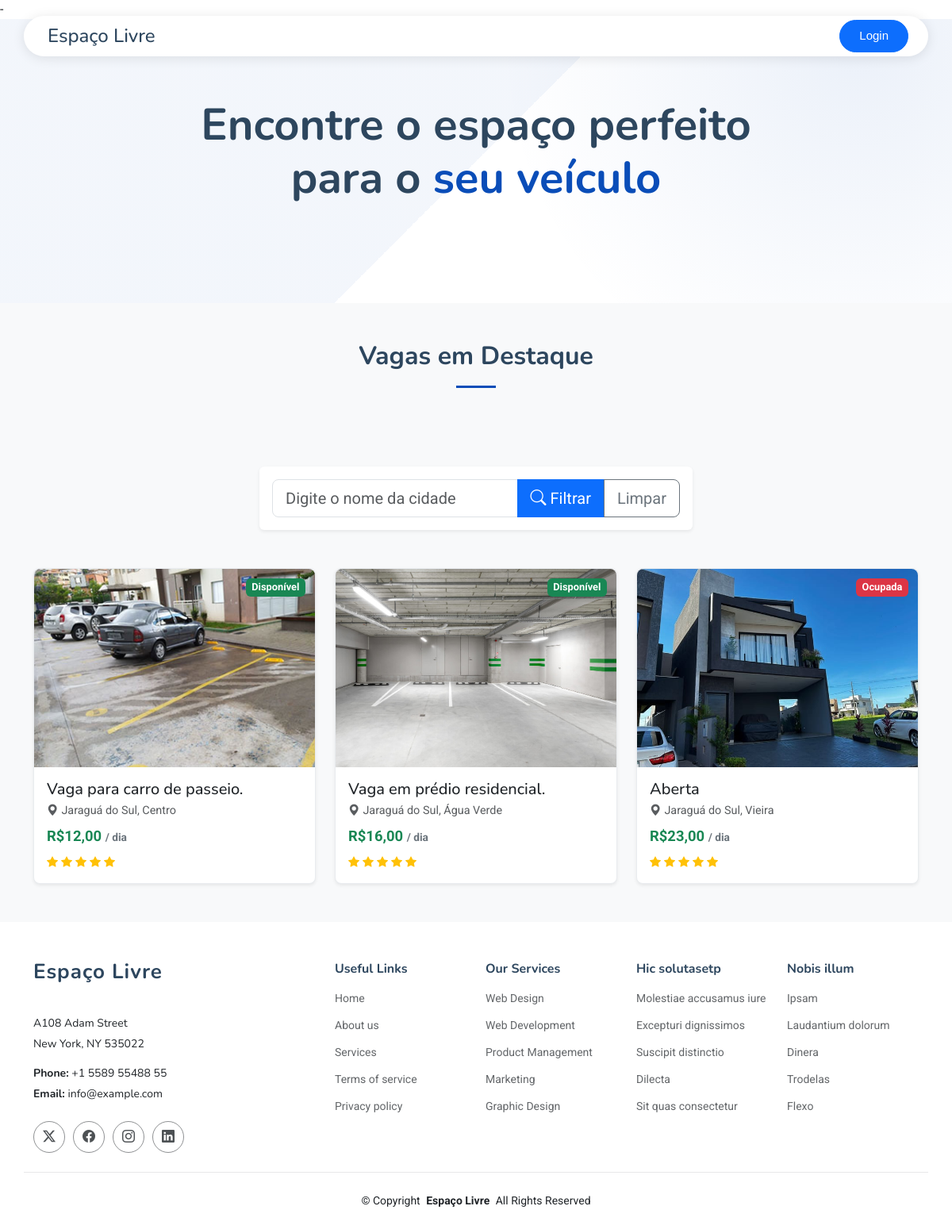
The page / on the database its author committed.
### tables this page shows
CREATE TABLE `vagas` (
  `id` int(20) NOT NULL,
  `descricao` text NOT NULL,
  `cep` varchar(20) NOT NULL,
  `cidade` varchar(255) NOT NULL,
  `bairro` varchar(255) NOT NULL,
  `endereco` varchar(255) NOT NULL,
  `numero` varchar(20) DEFAULT NULL,
  `complemento` varchar(255) DEFAULT NULL,
  `foto_vaga` varchar(255) NOT NULL,
  `preco` decimal(10,2) NOT NULL,
  `id_uf` int(20) NOT NULL,
  `id_usuario` int(20) NOT NULL,
  `dataCadastro` date DEFAULT curdate()
);

### index.php (the view, shortened to what this page needs)
<?php
include_once 'conexao.php';
$filtro_cidade_input = trim(filter_input(INPUT_GET, 'filter_cidade', FILTER_SANITIZE_SPECIAL_CHARS) ?? '');
$where_clause_sql = "";
$sql_pesquisa = "SELECT
                    v.*,
                    EXISTS(SELECT 1
                           FROM reservas r
                           WHERE r.id_vaga = v.id
                             AND r.status = 'r'
                             AND DATE_ADD(r.data_reserva, INTERVAL r.quant_dias - 1 DAY) >= CURDATE()
                          ) AS esta_ocupada_ou_reservada_futuro
                FROM `vagas` v " . $where_clause_sql . " ORDER BY v.dataCadastro DESC, v.id DESC";
$stmt_pesquisa = mysqli_prepare($conexao, $sql_pesquisa);
$result_vagas = null;
if ($stmt_pesquisa) {
  mysqli_stmt_execute($stmt_pesquisa);
  $result_vagas = mysqli_stmt_get_result($stmt_pesquisa);
} else {
  error_log("Erro ao preparar a consulta de vagas no index.php: " . mysqli_error($conexao));
}
?>
<!DOCTYPE html>
<html lang="pt-br">
<head>
  <?php
  require_once 'components/head.php';
  ?>
</head>
<body class="index-page">
  <?php require_once 'components/header.php'; ?>
  <main class="main">
    <section id="hero" class="hero section">
      <div class="container" data-aos="fade-up" data-aos-delay="100">
        <div class="row align-items-center justify-content-center text-center">
          <div class="col-lg-8">
            <div class="hero-content" data-aos="fade-up" data-aos-delay="200">
              <h1 class="mb-4 display-4">
                Encontre o espaço perfeito para o
                <span class="accent-text">seu veículo</span>
              </h1>
            </div>
          </div>
        </div>
      </div>
    </section>
    <section id="vagas-destaque" class="features section bg-light pt-5 pb-5">
      <div class="container section-title" data-aos="fade-up">
        <h2 class="display-5">Vagas em Destaque</h2>
      </div>
      <div class="container mt-4">
        <div class="row justify-content-center mb-5">
          <div class="col-lg-6" data-aos="fade-up" data-aos-delay="100">
            <form method="GET" action="<?= htmlspecialchars($_SERVER['PHP_SELF']) ?>" class="shadow-sm p-3 rounded bg-white">
              <div class="input-group">
                <input type="text" class="form-control form-control-lg"
                  id="filter_cidade" name="filter_cidade"
                  placeholder="Digite o nome da cidade"
                  value="<?= htmlspecialchars($filtro_cidade_input) ?>">
                <button class="btn btn-primary btn-lg" type="submit"><i class="bi bi-search"></i> Filtrar</button>
                <a href="index.php" class="btn btn-outline-secondary btn-lg">Limpar</a>
              </div>
            </form>
          </div>
        </div>
        <div class="row gx-4 gy-5 row-cols-1 row-cols-md-2 row-cols-lg-3 justify-content-center">
          <?php
          if ($result_vagas && mysqli_num_rows($result_vagas) > 0):
            while ($linha = mysqli_fetch_assoc($result_vagas)):
              $disponivel = !$linha['esta_ocupada_ou_reservada_futuro'];
              $status_texto = $disponivel ? 'Disponível' : 'Ocupada';
              $status_badge_class = $disponivel ? 'bg-success' : 'bg-danger';
          ?>
              <div class="col" data-aos="fade-up" data-aos-delay="150">
                <div class="card h-100 shadow-sm">
                  <div class="badge <?= $status_badge_class ?> text-white position-absolute status-badge"
                    style="top: 0.75rem; right: 0.75rem; z-index: 1;">
                    <?= $status_texto ?>
                  </div>
                  <?php
                  $caminhoImagem = !empty($linha['foto_vaga']) && file_exists($linha['foto_vaga']) ? $linha['foto_vaga'] : 'assets/img/sem-imagem.jpg';
                  ?>
                  <img class="card-img-top" src="<?= htmlspecialchars($caminhoImagem) ?>" alt="Imagem da Vaga: <?= htmlspecialchars($linha['descricao']) ?>"
                    style="height: 250px; object-fit: cover;">
                  <div class="card-body p-3 d-flex flex-column">
                    <div class="text-start mb-auto">
                      <h5 class="card-title mb-1">
                        <?= htmlspecialchars($linha['descricao']) ?>
                      </h5>
                      <p class="text-muted small mb-2">
                        <i class="bi bi-geo-alt-fill me-1"></i><?= htmlspecialchars($linha['cidade']) ?>, <?= htmlspecialchars($linha['bairro']) ?>
                      </p>
                      <p class="price-display mb-0">
                        R$<?= number_format($linha['preco'], 2, ',', '.') ?> <span style="font-size:0.75em; color:#6c757d;">/ dia</span>
                      </p>
                    </div>
                    <div class="d-flex justify-content-start small text-warning mt-2">
                      <?php for ($i = 0; $i < 5; $i++) echo '<i class="bi bi-star-fill me-1"></i>'; ?>
                    </div>
                  </div>
                </div>
              </div>
            <?php
            endwhile;
          endif;
          ?>
        </div>
      </div>
    </section>
  </main>
  <?php require_once 'components/footer.php'; ?>
</body>
</html>

### assets/css/main.css (style rules this page uses)
:root { --default-font: "Roboto", system-ui, -apple-system, "Segoe UI", Roboto, "Helvetica Neue", Arial, "Noto Sans", "Liberation Sans", sans-serif, "Apple Color Emoji", "Segoe UI Emoji", "Segoe UI Symbol", "Noto Color Emoji"; --heading-font: "Nunito", sans-serif; --nav-font: "Inter", sans-serif; }
:root { --background-color: #ffffff; --default-color: #212529; --heading-color: #2d465e; --accent-color: #0d83fd; --surface-color: #ffffff; --contrast-color: #ffffff; }
:root { --nav-color: #212529; --nav-hover-color: #0d83fd; --nav-mobile-background-color: #ffffff; --nav-dropdown-background-color: #ffffff; --nav-dropdown-color: #212529; --nav-dropdown-hover-color: #0d83fd; }
:root { scroll-behavior: smooth; }
body { color: var(--default-color); background-color: var(--background-color); font-family: var(--default-font); }
a { color: var(--accent-color); text-decoration: none; transition: 0.3s; }
h1, h2, h3, h4, h5, h6 { color: var(--heading-color); font-family: var(--heading-font); }
section, .section { color: var(--default-color); background-color: var(--background-color); padding: 60px 0; scroll-margin-top: 90px; overflow: clip; }
.section-title { text-align: center; padding-bottom: 60px; position: relative; }
.section-title h2 { font-size: 32px; font-weight: 700; margin-bottom: 20px; padding-bottom: 20px; position: relative; }
.section-title h2:after { content: ""; position: absolute; display: block; width: 50px; height: 3px; background: var(--accent-color); left: 0; right: 0; bottom: 0; margin: auto; }
.hero { position: relative; padding-top: 160px; background: linear-gradient(135deg, color-mix(in srgb, var(--accent-color), transparent 95%) 50%, color-mix(in srgb, var(--accent-color), transparent 98%) 25%, transparent 50%); }
.hero::before { content: ""; position: absolute; top: 0; left: 0; width: 100%; height: 100%; background: radial-gradient(circle at 90% 10%, color-mix(in srgb, var(--accent-color), transparent 92%), transparent 40%); pointer-events: none; }
.hero .hero-content { position: relative; z-index: 1; }
.hero .hero-content h1 { font-size: 3.5rem; font-weight: 700; line-height: 1.2; margin-bottom: 1.5rem; }
.hero .hero-content h1 .accent-text { color: var(--accent-color); }

### index.php (style rules this page uses)
.card { transition: transform .2s ease-out, box-shadow .2s ease-out; border-radius: 0.5rem; border: 1px solid #e9ecef; }
.card-img-top { border-top-left-radius: 0.5rem; border-top-right-radius: 0.5rem; }
.card-body .text-muted { font-size: 0.9em; }
.badge.status-badge { font-size: 0.8em; padding: 0.4em 0.6em; }
.price-display { font-size: 1.15rem; font-weight: bold; color: #198754; }

### rows shown on the page
vagas: status_texto "Disponível", foto_vaga (picture), descricao "Vaga para carro de passeio.", cidade "Jaraguá do Sul", bairro "Centro", preco "12,00"
vagas: status_texto "Disponível", foto_vaga (picture), descricao "Vaga em prédio residencial.", cidade "Jaraguá do Sul", bairro "Água Verde", preco "16,00"
vagas: status_texto "Ocupada", foto_vaga (picture), descricao "Aberta", cidade "Jaraguá do Sul", bairro "Vieira", preco "23,00"
